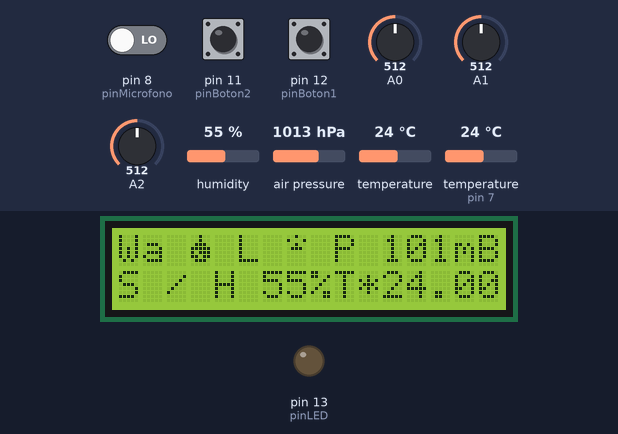
The sketch below on a simulated Arduino Uno, built with avr-gcc and run on an emulated ATmega328P. On the bench: 16×2 character LCD, output pins drawn as LEDs (lit = HIGH). Inputs (shaded band) come from the test bench; at power-on: A0 = 512, A1 = 512, pin 8 (pinMicrofono) LOW, pin 11 (pinBoton2) HIGH, pin 12 (pinBoton1) HIGH, A2 = 512, humidity 55 %, air pressure 1013 hPa, temperature 24 °C, temperature (sensor on pin 7) 24 °C. What the sketch prints to the serial monitor is not drawn.

Above: at 5.4 s.
5.5 s: A0 set to 689
7.6 s: A0 set to 714
11.8 s: A1 set to 308
14.1 s: A1 set to 284
At 15.9 s:
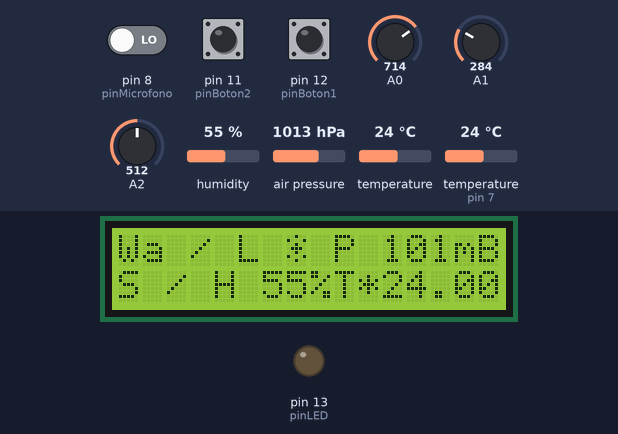
16.5 s: pin 8 (pinMicrofono) driven HIGH
At 18.4 s:
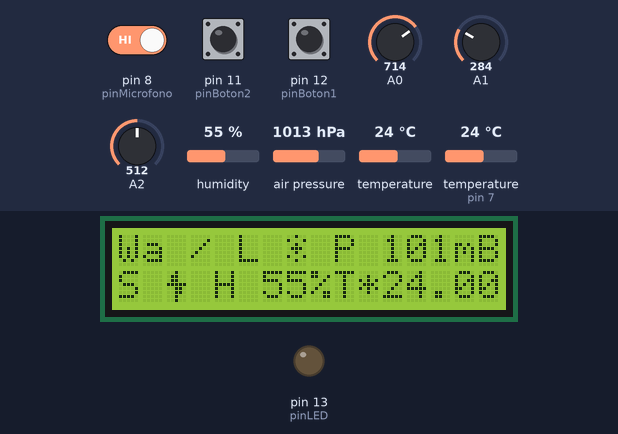
18.7 s: pin 11 (pinBoton2) pulled LOW for 1.1 s
At 20.9 s:
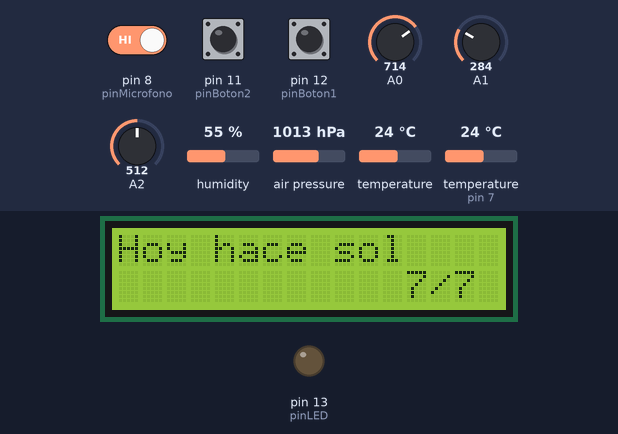
Timing chart, 0 to 22.4 s (numbered marks = the images above; inputs shaded):
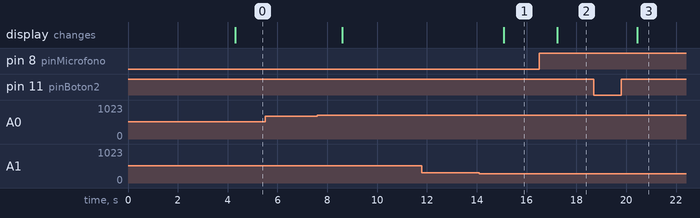

Measured:
- the behaviour switches between 301 and 300 on A1 (found by bisection; images 0 and 1)
- after the input at 5.5 s, every drawn part: stays the same
- after the input at 11.8 s, every drawn part: stays the same
- after the input at 14.1 s, the display: changes after 0.98 s (image 1)
- after the input at 16.5 s, the display: changes after 0.73 s (image 2)
- after the input at 18.7 s, the display: changes after 1.7 s (image 3)

The sketch:

switchClima1.ino
```cpp
//CREADO POR GERARDO ESCUDERO LÓPEZ PARA LA ASIGNATURA DE PROYECTOS I
#include <Adafruit_BMP280.h>//Especifica del senor
#include <Adafruit_Sensor.h>//comun para todos los sensores de adafruit

//en verdad no hace falta pues utilizo la comunicacion por el metodo I2c y no el spi
#include <SPI.h>

#include <Wire.h> //This library allows you to communicate with I2C / TWI devices
#include <LiquidCrystal_I2C.h>/*libreria para controlar lcd con adaptador */
#include <dht.h> //controla el Tº y humedad

#define DHT11_PIN 7


dht DHT;
Adafruit_BMP280 bmp; // I2Cdht DHT;
LiquidCrystal_I2C lcd(0x27,16,2);

//En que caso del switch estamos
short int posicionCanal = 0;
//Variables del clima
int detectarSonido;
unsigned short int velocidad;
int sol; //nada asignado, para cuando incluya el sensor de luz
float agua;// deetectar la cantidad de agua que detecta el sensor
//motor
int motor = analogRead(A2);
//Pines
const short int pinBoton1 = 12;
const short int pinBoton2 = 11;
const short int pinLED = 13;
const short int pinMicrofono = 8;
const int tiempoAntirrebote=2;
//FUNCION PARA BOTONES
int canal=0;

//incremento
int estadoBotonIncremento;
int estadoBotonIncrementoAnterior;

//decremento
int estadoBotonDecremento; //utilizo dos para ver el cambio de un estado al otro al comparar sus estados
int estadoBotonDecrementoAnterior;

boolean antirebote(int pin) {
  int contador = 0;
  boolean estado;
  boolean estadoAnterior;

  do{
    estado =  digitalRead(pin);
    if(estado != estadoAnterior){ //Si ha cmabido el estado (HIGH/LOW)
      contador =0;                //La cuenta vuelve a empezar
      estadoAnterior=estado;      //Toma este como el nuevo estado
      }
       else ++contador;           //asi hasta que deje de haber variaciones en el estado del boton en poco tiempo (Ruido/rebote)
  }
  while(contador<tiempoAntirrebote);//Importante no poner un tiempoAntirrebote alto pues en el tiempo que esté
  return estado; //confirmando el cambio no leera nada más(sin romper el ciclo).

}//Esto es en binario para crear cada array de bits y luego poder dibujar figuras en el lcd
byte smile[8] = { //el primer 0b000 es para especificar binario, solo aparecen representados en el lcd los siguientes 5 digitos
  0b00000000,
  0b00001010,
  0b00001010,
  0b00001010,
  0b00000000,
  0b00010001,
  0b00001110,
  0b00000000,
};
byte sun1[8] = {
  0b00000100,
  0b00010001,
  0b00000100,
  0b00001110,
  0b00000100,
  0b00010001,
  0b00000100,
  0b00000000,
};

byte sunHalf[8] = {
  0b00000100,
  0b00010001,
  0b00000100,
  0b00001110,
  0b00000000,
  0b00000000,
  0b00000000,
  0b00000000,

  };
byte sun[8] = {
  0b00001110,
  0b00011111,
  0b00011111,
  0b00011111,
  0b00011111,
  0b00011111,
  0b00001110,
  0b00000000,
  };
  byte drop[8] = {
  0b00000100,
  0b00000100,
  0b00001110,
  0b00011111,
  0b00010111,
  0b00011011,
  0b00001110,
  0b00000000,
  };
byte rainy[8] = {
  0b00001110,
  0b00011111,
  0b00000000,
  0b00001001,
  0b00000100,
  0b00010001,
  0b00000100,
  0b00000000,
};
 byte cloud[8] = {
  0b00001110,
  0b00011111,
  0b00000000,
  0b00000000,
  0b00000000,
  0b00000000,
  0b00000000,
  0b00000000,
};
byte wind[8] = {
  0b00010000,
  0b00010000,
  0b00001101,
  0b00001010,
  0b00001100,
  0b00010100,
  0b00010100,
  0b00000100,
};
byte crack[8] = {
  0b00000100,
  0b00001100,
  0b00001100,
  0b00011111,
  0b00000110,
  0b00000110,
  0b00000100,
  0b00000100,
};

void setup(){

  /* datos por defecto de la hoja de datos */
  bmp.setSampling(Adafruit_BMP280::MODE_NORMAL,     /* Operating Mode. */
                  Adafruit_BMP280::SAMPLING_X2,     /* Temp. oversampling */
                  Adafruit_BMP280::SAMPLING_X16,    /* Pressure oversampling */
                  Adafruit_BMP280::FILTER_X16,      /* Filtering. */
                  Adafruit_BMP280::STANDBY_MS_500); /* Standby time. */


  lcd.init();                         //inicio del lcd
  lcd.backlight();                    //encender la luz trasera

  lcd.begin(16, 2);                   // Indicar a la libreria que tenemos conectada una pantalla de 16x2

  lcd.createChar (0, smile);          //Utiliza los caracteres vacios de la libreria y su tabla AscII
  lcd.createChar (1, sun);            //para dejarnos las 7 primeras posiciones para asociarlas al array de bits que defini en el Setup
  lcd.createChar (2, rainy);
  lcd.createChar (3, cloud);
  lcd.createChar (4, sunHalf);
  lcd.createChar (5, sun1);
  lcd.createChar (6,drop);
  lcd.createChar (7,crack);

 //Dibujo del inicio
  lcd.home ();                          // Mover el cursor a la primera posición de la pantalla (0, 0)
  lcd.print("Bienvenido");              // Imprimir "Bienvenido" en la primera linea

  lcd.setCursor ( 0, 1 );               // Mover el cursor a la segunda linea (1) primera columna
  lcd.print("Usuario");                 // Imprimir otra cadena en esta posicion
  lcd.setCursor (8,1);
  lcd.write((byte)0);                   /*La diferencia entre lcd.write y lcd.print es que el print interpreta los datos antes de
                                          mandarselos al lcd.write que los escribe e la pantalla*/

  //gota
  lcd.setCursor (9,1);
  lcd.write((byte)6);

//Dibujo del sol posicion y luego lo escribo
  lcd.setCursor (10,1);
  lcd.write((byte)1);

 //LLueve. posicion y luego lo escribo
  lcd.setCursor (12,1);
  lcd.write((byte)2);

  //demas dibujos de la pantalla de carga
  lcd.setCursor (13,1);
  lcd.write((byte)3);

  lcd.setCursor (14,1);
  lcd.write((byte)4);

  lcd.setCursor (15,1);
  lcd.write((byte)5);

  // Esperar 4 segundos
  delay(4000);
  lcd.clear(); //Limpio de escritura el lcd

    /*declaracion de los modos de pin del arduino, se declaran los pines digitales(que pueden PWM)
      los analoficos no tiene sentido pues son siempre de entrada*/
  pinMode (pinLED, OUTPUT);
  pinMode (pinMicrofono, INPUT);
  pinMode (pinBoton1, INPUT);
  pinMode (pinBoton2, INPUT);

  Serial.begin(9600);     //iniciar comunicacion serial con el arduino a 9600 gaudios.
}

void loop()
{

Serial.println(motor);    //escribo y cambio de linea el valor del ventilador

  //Actualizar variables
  motor = analogRead(A2);
  motor = motor * 0.2491; //este *0.2491 lo calculé con el coche y una tabla.
  int chk = int(DHT.read11(DHT11_PIN));
  agua = analogRead(A1);
  detectarSonido = digitalRead(pinMicrofono);      //Solo me interesa si supera cierto valor asi que puedo leerlo
                                                  //como un digital y configurarlo con el potenciometro incorporado
  sol =analogRead(A0);

  //REVISAR EL ESTADO DEL BOTON
estadoBotonIncremento = digitalRead(pinBoton1);
if(estadoBotonIncremento !=estadoBotonIncrementoAnterior){ //si está pulsado el boton de aumentar
  if(antirebote(pinBoton1)){                               //y el antirebote lo confirma
    ++canal;                                               //cambia de canal
    if(canal >7)canal=0;                                   //si llegas al maximo de canales, vuelve al 0;
    }
  }
  estadoBotonIncrementoAnterior = estadoBotonIncremento;    //y pon el estado anterior como el actual(util si lo dejas pulsado y luego lo sueltas)

 //Funcion para disminuir el canal
estadoBotonDecremento = digitalRead(pinBoton2);             //Igual que el anterior pero en el sentido contrario
if(estadoBotonDecremento !=estadoBotonDecrementoAnterior){
  if(antirebote(pinBoton2)){
    --canal;
    if(canal <0)canal=7;
    }
  }
  estadoBotonDecrementoAnterior = estadoBotonDecremento;


switch (canal) {                                            //una vez obtiene todos los datos, entra en un switch dependiendo del canal en el que se encuentre
  //canal general con todos los datos
  case 0:
  //LIMPIEZA DE DATOS ANTERIORES
  lcd.clear();
     //Imprimir resultados Primera Fila
        lcd.home();                                         //Cambia su posicion al 0,0 del lcd
        lcd.print("Wa ");                                   // Imprimir el agua arriba  ala izquierda
        lcd.setCursor(3,0);
        lcd.write((agua>300)?((byte)6):(47));               //Escribe el dibujo de una gota o la barra lateral en codigo ASCI

        //Luz
        lcd.setCursor(5,0);
        lcd.print("L ");
        lcd.setCursor(7,0);
        lcd.write((sol>700)?((byte)5):((sol<250)?((byte)3):((byte)4)));//muestra la luz ahora con 3 dibujos distintos

        //Escribe la presion en mB
        lcd.setCursor(9,0);
        lcd.print("P ");
        lcd.print(bmp.readPressure());
        lcd.setCursor(14,0);                                //(podria dividir entre 100 para hPascales y conversiondirecta a mB,
        lcd.print("mB");                                    // pero si sobre escribo a partir del numero correcto me lo ahorro


    //Segunda Fila
        //Sonido
        lcd.setCursor(0,1);
        lcd.print("S ");
        lcd.setCursor(2,1);
        lcd.write(detectarSonido?((byte)7):(47)); //Se muestra si el sonido supera el especificado

        //Humedad
        lcd.setCursor(4,1);
        lcd.print("H ");
        lcd.setCursor(6,1);
        lcd.print(DHT.humidity);                  //leer la humedad
        lcd.setCursor(8,1);
        lcd.print("%");

        //TªC
         lcd.setCursor(9,1);
         lcd.print("T*");
         lcd.print(bmp.readTemperature());
    break;                                        //Salimos del caso de la pantlla general
      case 1:                                     //Entramos en el caso leer solo agua
        //Agua
         lcd.clear();
         lcd.home();
         lcd.print("Valor Agua:");
         lcd.setCursor(1,1);
         lcd.print(agua);
        //Posicion en el canal, es repetido a lo largo del codigo
         lcd.setCursor(12,1);
         lcd.print(canal);
         lcd.setCursor(13,1);
         lcd.print("/7");
    break;
     case 2:
        // Temperatura
         lcd.clear();
         lcd.home();
         lcd.print("TEMPERATURA :");
         lcd.setCursor(3,1);
         lcd.print(bmp.readTemperature());
         lcd.print(" C");
         //Posicion en el canal, es repetido a lo largo del codigo
         lcd.setCursor(12,1);
         lcd.print(canal);
         lcd.setCursor(13,1);
         lcd.print("/7");
    break;
    case 3:
    //HUMEDAD
         lcd.clear();
         lcd.home();
         lcd.print("HUMEDAD RELATIVA");
         lcd.setCursor(3,1);
        lcd.print(int(DHT.humidity));
        lcd.setCursor(5,1);
        lcd.print("% ");
        //Posicion en el canal, es repetido a lo largo del codigo
         lcd.setCursor(12,1);
         lcd.print(canal);
         lcd.setCursor(13,1);
         lcd.print("/7");

    break;
    case 4:
        //PRESION
        lcd.clear();
         lcd.home();
         lcd.print(" PRESION:");
         lcd.setCursor(0,1);
        lcd.print(bmp.readPressure());
        lcd.print(" PA");
       //Posicion en el canal, es repetido a lo largo del codigo
         lcd.setCursor(12,1);
         lcd.print(canal);
         lcd.setCursor(13,1);
         lcd.print("/7");
    break;
    case 5:
    //LUZ
         lcd.clear();
         lcd.home();
         lcd.print("LUMINOSIDAD:");
         lcd.setCursor(3,1);
         lcd.print(sol);
        //Posicion en el canal, es repetido a lo largo del codigo
         lcd.setCursor(12,1);
         lcd.print(canal);
         lcd.setCursor(13,1);
         lcd.print("/7");
    break;
    case 6:
    //Motor
         lcd.clear();
         lcd.home();
         lcd.print(" Viento ");
         lcd.setCursor(1,1);
         lcd.print(motor);
         lcd.setCursor(4,1);
         lcd.print("KM/H");
       //Posicion en el canal, es repetido a lo largo del codigo
         lcd.setCursor(12,1);
         lcd.print(canal);
         lcd.setCursor(13,1);
         lcd.print("/7");
    break;
    case 7:   //Parte METEOROLOGICO
    lcd.clear();
         lcd.home();
      if(sol>700){                              //Si no hay una sola nuve, no puede llover
        lcd.print("Hoy hace sol");
        }
      else if(sol>500){                         //pero si hay sol y nubes si
          if (agua>400){
            lcd.print("Se vera el arco");
            lcd.setCursor(0,1);
            lcd.print("iris");
            }
          else lcd.print("Hay nubes y claros"); //Pero no obligatoriamente
      }
      else{                                                   //Por el contrario, si no se ve el sol
        if (agua>400){                                        //Hay agua
          if(detectarSonido==HIGH)lcd.print("Hay tormenta"); //Y el sensor de relampagos dice que asi es, pues hay tormenta electrica
          else lcd.print("LLueve fuerte");                    //Como las llaves son opcionales en elementos de una sola condicion, los quito por estetica
        }
        else lcd.print("Nublado");
      }
    //Posicion en el canal, es repetido a lo largo del codigo
         lcd.setCursor(12,1);
         lcd.print(canal);
         lcd.setCursor(13,1);
         lcd.print("/7");
    break;
  default: //no llegará nunca a salir por la funcion de control pero por si acaso
    lcd.clear();
         lcd.home();
         lcd.print("   TE SALISTE   ");     //Se pueden usar espacios para "Borrar" contenido

    break;
}


  delay(1000);                              //ya que estoy borrando y escribinedo todo el rato, habria sensores que cambiarian demasiado rapido como para ver el numero
}
```
